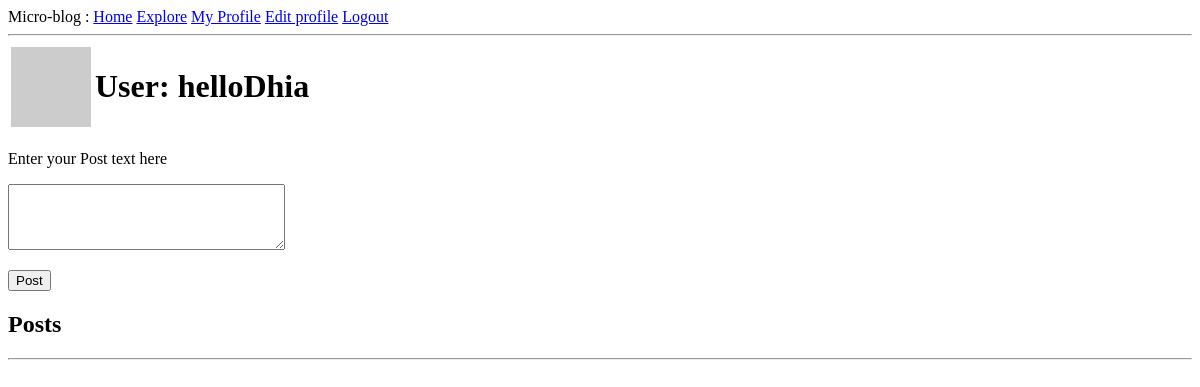
The app's page /index (signed in), older data.
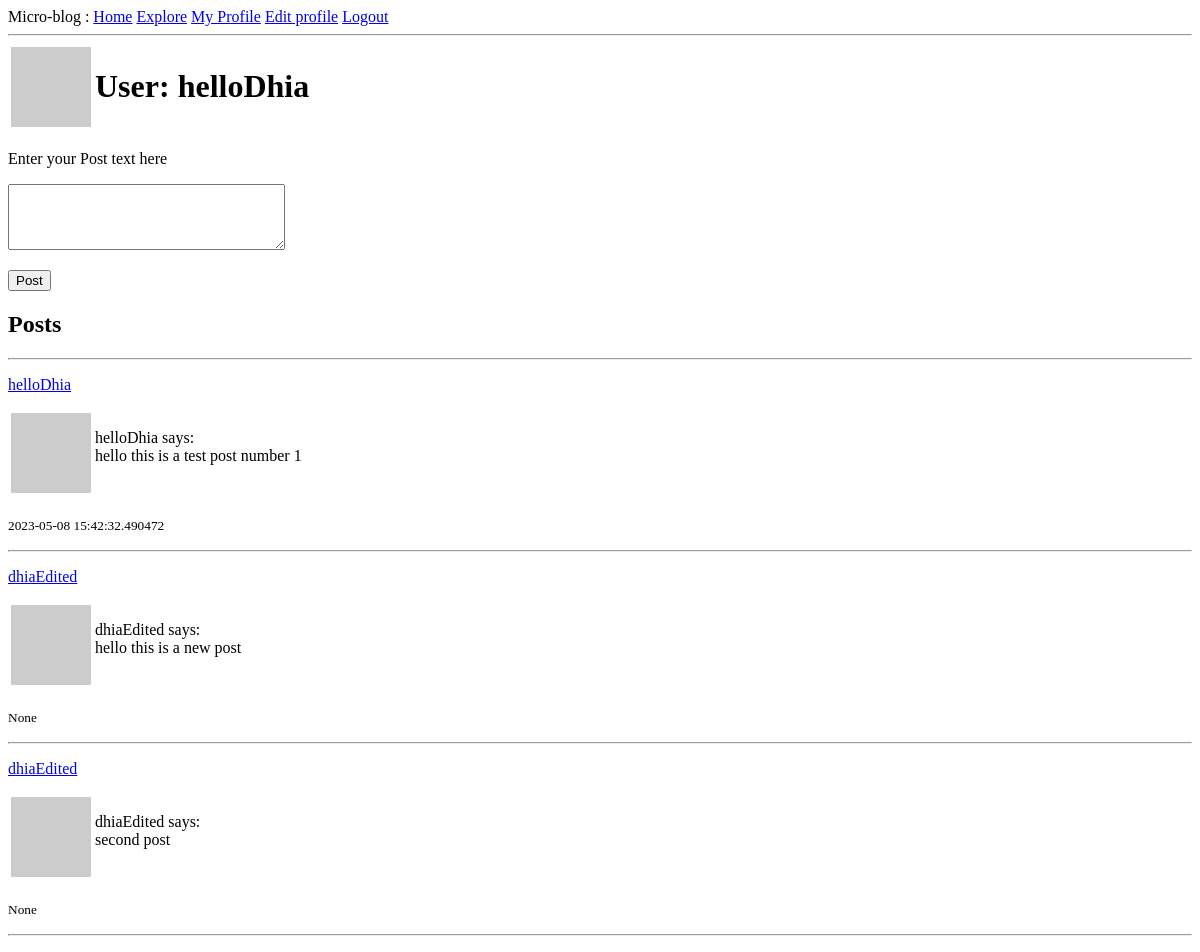
The same page, newer data.
### app/models.py (models this page shows, shortened)
class Post(db.Model):
    id = db.Column(db.Integer, primary_key=True)
    body = db.Column(db.String(140))
    time_stamp = db.Column(db.DateTime, index=True, default=datetime.utcnow)
    user_id = db.Column(db.Integer, db.ForeignKey("user.id"))

class User(UserMixin, db.Model):
    id = db.Column(db.Integer, primary_key=True)
    username = db.Column(db.String(64), index=True, unique=True)
    email = db.Column(db.String(120), index=True, unique=True)
    hashed_password = db.Column(db.String(128))
    posts = db.relationship("Post", backref="author", lazy="dynamic")
    about_me = db.Column(db.String(140))
    last_seen = db.Column(db.DateTime, default=datetime.utcnow)
    followed = db.relationship(
        "User",
        secondary=followers,
        primaryjoin=(followers.c.follower_id == id),
        secondaryjoin=(followers.c.followed_id == id),
        backref=db.backref("followers", lazy="dynamic"),
        lazy="dynamic",
    )
    def followed_posts(self):
        followed_posts = Post.query.join(
            followers, (followers.c.followed_id == Post.user_id)
        ).filter(followers.c.follower_id == self.id)
        own_posts = Post.query.filter_by(user_id=self.id)
        return followed_posts.union(own_posts).order_by(Post.time_stamp.desc())
    def avatar(self, size):
        email_md5_hash = md5(self.email.lower().encode("utf-8")).hexdigest()
        return f"https://www.gravatar.com/avatar/{email_md5_hash}?d=identicon&s={size}"

### app/routes.py (the view)
@app.route("/", methods=["POST", "GET"])
@app.route("/index", methods=["POST", "GET"])
@login_required
def index():
    form = PostForm()
    if form.validate_on_submit():
        post = Post(body=form.body.data, author=current_user)
        db.session.add(post)
        db.session.commit()
        flash("Post added successfully")
        return redirect(url_for("index"))
    title = "Home"
    user = current_user
    page = request.args.get("page", 1, int)
    posts = current_user.followed_posts().paginate(
        page=page, per_page=app.config["POSTS_PER_PAGE"], error_out=False
    )
    next_url = url_for("index", page=posts.next_num) if posts.has_next else None
    prev_url = url_for("index", page=posts.prev_num) if posts.has_prev else None
    return render_template(
        "index.html",
        title=title,
        posts=posts.items,
        user=user,
        form=form,
        next_url=next_url,
        prev_url=prev_url,
    )

### app/forms.py
class PostForm(FlaskForm):
    body = TextAreaField(
        "Enter your Post text here", validators=[DataRequired(), Length(min=1, max=140)]
    )
    sumbit = SubmitField("Post")

### app/models.py (called while the page is built)
@login.user_loader
def load_user(id):
    return User.query.get(int(id))

### app/routes.py (called while the page is built)
@app.before_request
def set_last_seen():
    if current_user.is_authenticated:
        current_user.last_seen = datetime.utcnow()
        db.session.commit()

### app/templates/index.html (shortened to what this page needs)
{% extends "layout.html" %} {% block content %}
<table>
  <tr valign="top">
    <td><img src="{{ user.avatar(128) }}" /></td>
    <td><h1>User: {{ user.username }}</h1></td>
  </tr>
</table>
{% if form %}
<form action="/index" method="post">
  <div>
    <p>{{ form.body.label }}</p>
    <p>{{ form.body(cols=32 , rows = 4) }}</p>
  </div>
  <div>
    <p>{{ form.sumbit() }}</p>
  </div>
</form>
{% endif %}
<h2>Posts</h2>
<hr />
{% for post in posts %} {% include "_post.html" %} {% endfor %}
{% endblock %}

### app/templates/_post.html
<table>
  <tr valign="top">
    <td><img src="{{post.author.avatar(36)}}" alt="" /></td>
    <p>
      <a href="{{ url_for('user_profile',username = post.author.username)}}"
        >{{ post.author.username }}
      </a>
    </p>
    <td>
      <p>
        {{post.author.username}} says: <br />
        {{post.body}}
      </p>
    </td>
  </tr>
</table>
<p><small> {{ post.time_stamp }}</small></p>
<hr />

Row changes from the older to the newer data that the page shows:
added Post: author.username "helloDhia", body "hello this is a test post number 1", time_stamp "2023-05-08 15:42:32.490472"
now on this page (row unchanged): Post: author.username "dhiaEdited", body "hello this is a new post", time_stamp "None"
now on this page (row unchanged): Post: author.username "dhiaEdited", body "second post", time_stamp "None"
